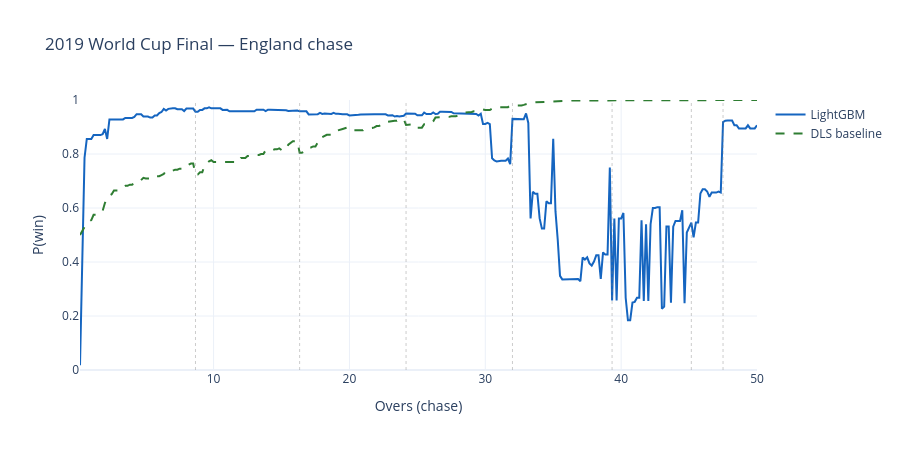

Write notebook code for a chart like this one.
### Markdown cell above
## 2019 World Cup Final

### Code cell
doc = load_cricsheet_json(SAMPLE_DIR / '2019_wc_final_eng_nz.json')
fig = win_prob_chart(doc, '2019 World Cup Final — England chase')
fig.show()
states = build_game_states(doc)
first_runs = int(states['target'].iloc[0] - 1)
states['dls_prob'] = dls_win_probability(states, first_runs)
states['ml_prob'] = lgbm.predict_proba(states[feature_cols])[:, 1]
fig_mpl, ax = plt.subplots(figsize=(10, 4))
ax.plot(states['overs_completed'], states['ml_prob'], label='LightGBM', color='#1565c0', linewidth=2)
ax.plot(states['overs_completed'], states['dls_prob'], label='DLS baseline', color='#2e7d32', linewidth=2, linestyle='--')
ax.set_xlabel('Overs (chase)')
ax.set_ylabel('P(win)')
ax.set_ylim(0, 1)
ax.set_title('2019 World Cup Final — England chase')
ax.legend()
plt.tight_layout()
fig_mpl.savefig(PROJ_DIR / 'figures' / '05_wc2019_winprob.png', dpi=120)
plt.show()

### Figure 1 — Plotly figure (JSON) as saved in the notebook; plotly's stock layout.template omitted (floating-point values rounded to 4 significant figures; data arrays with more than 128 entries replaced by an {"elided": "..."} marker saying what was removed)
{"data": [{"line": {"color": "#1565c0", "width": 2}, "mode": "lines", "name": "LightGBM", "type": "scatter", "x": {"elided": "300 float values"}, "y": {"elided": "300 float values"}}, {"line": {"color": "#2e7d32", "dash": "dash", "width": 2}, "mode": "lines", "name": "DLS baseline", "type": "scatter", "x": {"elided": "300 float values"}, "y": {"elided": "300 float values"}}], "layout": {"height": 450, "shapes": [{"line": {"color": "gray", "dash": "dot", "width": 1}, "opacity": 0.4, "type": "line", "x0": 8.667, "x1": 8.667, "xref": "x", "y0": 0, "y1": 1, "yref": "y domain"}, {"line": {"color": "gray", "dash": "dot", "width": 1}, "opacity": 0.4, "type": "line", "x0": 16.33, "x1": 16.33, "xref": "x", "y0": 0, "y1": 1, "yref": "y domain"}, {"line": {"color": "gray", "dash": "dot", "width": 1}, "opacity": 0.4, "type": "line", "x0": 24.17, "x1": 24.17, "xref": "x", "y0": 0, "y1": 1, "yref": "y domain"}, {"line": {"color": "gray", "dash": "dot", "width": 1}, "opacity": 0.4, "type": "line", "x0": 32.0, "x1": 32.0, "xref": "x", "y0": 0, "y1": 1, "yref": "y domain"}, {"line": {"color": "gray", "dash": "dot", "width": 1}, "opacity": 0.4, "type": "line", "x0": 39.33, "x1": 39.33, "xref": "x", "y0": 0, "y1": 1, "yref": "y domain"}, {"line": {"color": "gray", "dash": "dot", "width": 1}, "opacity": 0.4, "type": "line", "x0": 45.17, "x1": 45.17, "xref": "x", "y0": 0, "y1": 1, "yref": "y domain"}, {"line": {"color": "gray", "dash": "dot", "width": 1}, "opacity": 0.4, "type": "line", "x0": 47.5, "x1": 47.5, "xref": "x", "y0": 0, "y1": 1, "yref": "y domain"}], "title": {"text": "2019 World Cup Final — England chase"}, "xaxis": {"title": {"text": "Overs (chase)"}}, "yaxis": {"range": [0, 1], "title": {"text": "P(win)"}}}}
